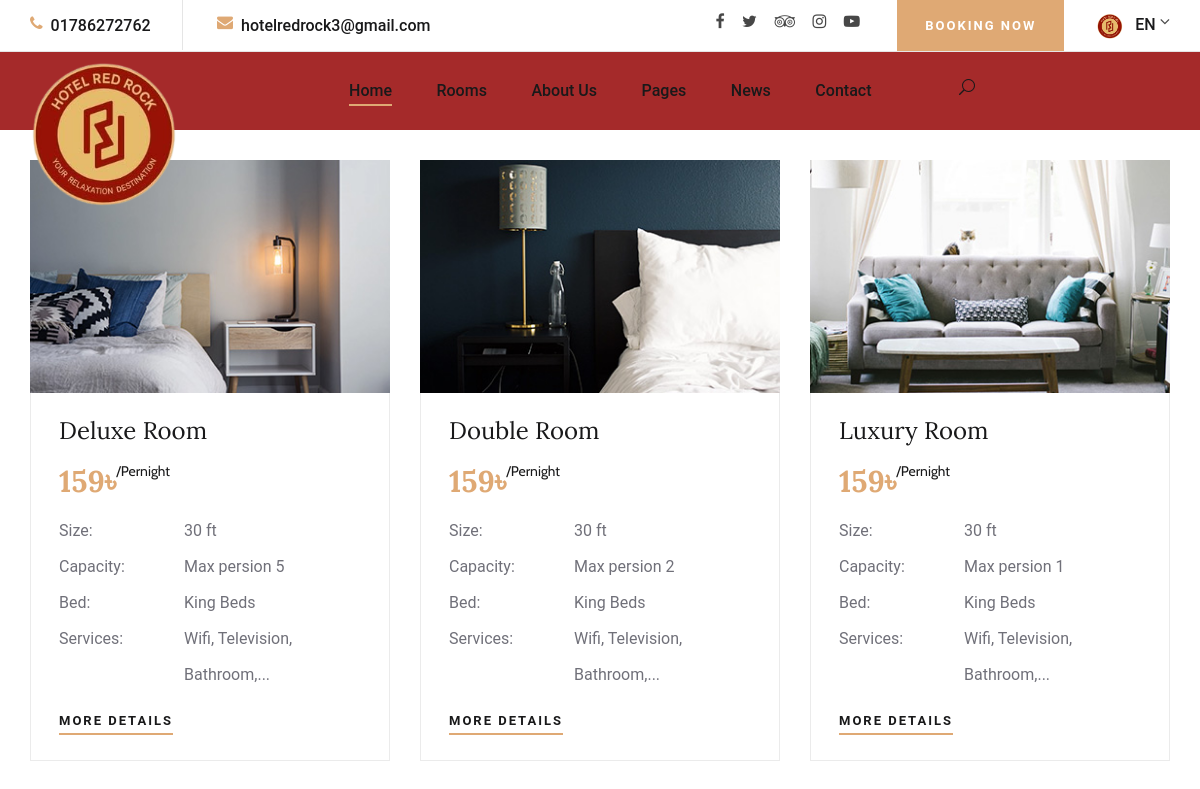
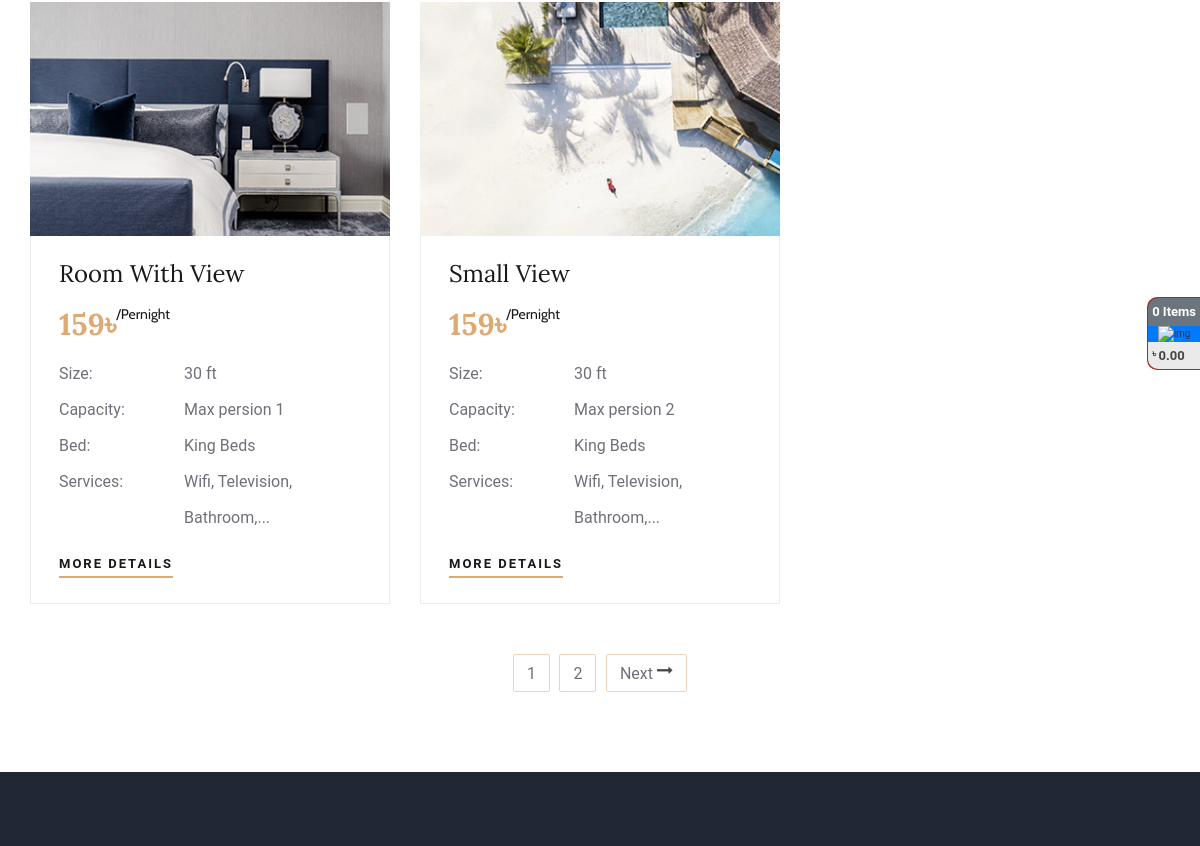
Page /rooms/ (upper part) on the earlier database version (2 pictures, top to bottom).
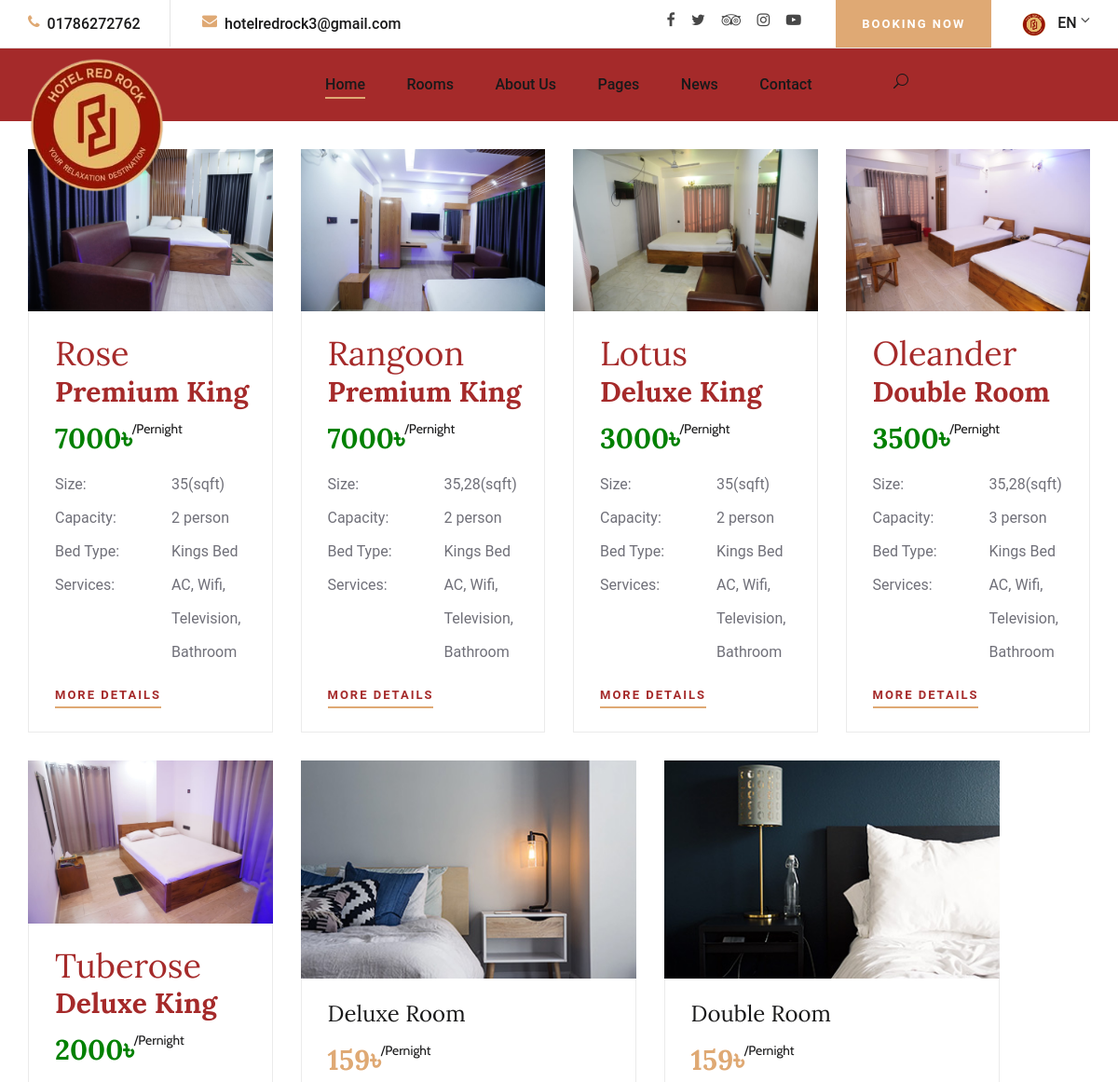
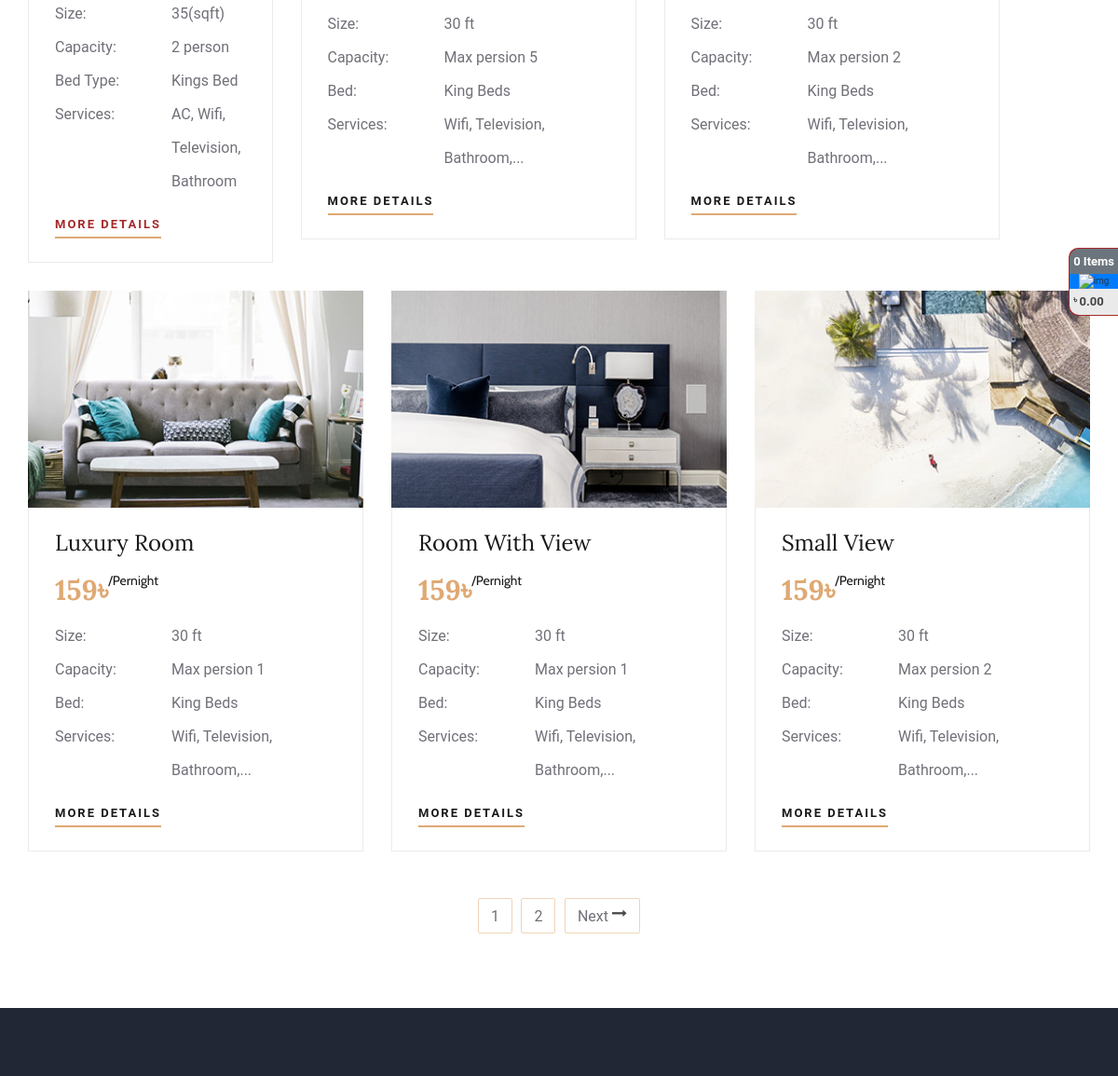
Same page on the later database version (2 pictures, top to bottom).
### rooms/models.py (models this page shows, shortened)
class Room(models.Model):
    serial=models.IntegerField(default=0)
    name=models.CharField(max_length=100,unique=True)
    name_eng=models.CharField(max_length=100,unique=True)
    room_no=models.CharField(max_length=100,unique=True)
    room_type=models.ForeignKey(RoomType,blank=True,null=True,on_delete=models.SET_NULL)
    bed_type=models.ForeignKey(BedType,blank=True,null=True,on_delete=models.SET_NULL)
    status=models.CharField(max_length=100,blank=True,null=True)
    price=models.CharField(max_length=10,blank=True,null=True)
    person_occupancy=models.CharField(max_length=10,blank=True,null=True)
    number_of_beds=models.CharField(max_length=10,blank=True,null=True)
    size=models.CharField(max_length=10,blank=True,null=True)
    services=models.CharField(max_length=500,blank=True,null=True)
    description=RichTextField(blank=True,null=True)
    comment=models.ManyToManyField(Comment,blank=True,null=True)
    main_image=models.FileField(upload_to='media/room_images',blank=True,null=True,)
    second_image=models.FileField(upload_to='media/room_images',blank=True,null=True,)
    is_available=models.BooleanField(default=False)
    class Meta:
        ordering = ['serial']

class RoomType(models.Model):
    serial=models.IntegerField(default=0)
    name=models.CharField(max_length=100,unique=True)
    name_eng=models.CharField(max_length=100,unique=True)
    description=RichTextField(blank=True,null=True)
    occupancy=models.CharField(max_length=100,blank=True,null=True)

class BedType(models.Model):
    serial=models.IntegerField(default=0)
    name=models.CharField(max_length=100,unique=True)
    name_eng=models.CharField(max_length=100,unique=True)
    description=models.CharField(max_length=500,blank=True,null=True)
    occupancy=models.CharField(max_length=100,blank=True,null=True)

### rooms/views.py (the view, shortened to what this page needs)
# urls.py: path('', views.Rooms.as_view(),name='rooms_view'),
class Rooms(View):
    template_name = 'rooms/rooms.html'
    def get(self, request, *args, **kwargs):
        rooms=Room.objects.all().order_by("serial")
        staffs=Staff.objects.all().order_by("serial")
        guests=Guest.objects.all().order_by("-id")
        context={}
        context['rooms']=rooms
        context['staffs']=staffs
        context['guests']=guests
        return render(request, self.template_name,context)

### templates/rooms/rooms.html
{% extends 'basepage/basepage.html' %}
{% load static  %}
    {% block content %}
        <br><br>
         <section class="rooms-section spad">
        <div class="container">
            <div class="row">
                {% for room in rooms %}
                <div class="col-lg-3 col-md-6">
                        <div class="room-item" >
                           <img src="{% if room.main_image %}{{ room.main_image.url}} {% endif %}" alt="">
                            <div class="ri-text">
                                <h2 style="color:brown">{{ room.name_eng }}</h2>
                                <h3 style="color:brown">{{ room.room_type.name_eng }}</h3>
                                <h3 style="color:green">{{ room.price }}&#x09F3;<span>/Pernight</span></h3>
                                <table >
                                    <tbody>
                                        <tr>
                                            <td class="r-o">Size:</td>
                                            <td>{{room.size}}(sqft)</td>
                                        </tr>
                                        <tr>
                                            <td class="r-o">Capacity:</td>
                                            <td> {{ room.person_occupancy }} person</td>
                                        </tr>
                                        <tr>
                                            <td class="r-o">Bed Type:</td>
                                            <td>{{ room.bed_type.name_eng }}</td>
                                        </tr>
                                        <tr>
                                            <td class="r-o">Services:</td>
                                            <td>{{ room.services }}</td>
                                        </tr>
                                    </tbody>
                                </table>
                                <a href="{% url 'room_details' room.id %}" class="primary-btn" style="color:brown">More Details</a>
                            </div>
                        </div>
                    </div>
                {% endfor %}
                <div class="col-lg-4 col-md-6">
                    <div class="room-item">
                        <img src="{% static 'img/room/room-2.jpg' %}" alt="">
                        <div class="ri-text">
                            <h4>Deluxe Room</h4>
                            <h3>159&#x09F3;<span>/Pernight</span></h3>
                            <table>
                                <tbody>
                                    <tr>
                                        <td class="r-o">Size:</td>
                                        <td>30 ft</td>
                                    </tr>
                                    <tr>
                                        <td class="r-o">Capacity:</td>
                                        <td>Max persion 5</td>
                                    </tr>
                                    <tr>
                                        <td class="r-o">Bed:</td>
                                        <td>King Beds</td>
                                    </tr>
                                    <tr>
                                        <td class="r-o">Services:</td>
                                        <td>Wifi, Television, Bathroom,...</td>
                                    </tr>
                                </tbody>
                            </table>
                            <a href="#" class="primary-btn">More Details</a>
                        </div>
                    </div>
                </div>
                <div class="col-lg-4 col-md-6">
                    <div class="room-item">
                        <img src="{% static 'img/room/room-3.jpg' %}" alt="">
                        <div class="ri-text">
                            <h4>Double Room</h4>
                            <h3>159&#x09F3;<span>/Pernight</span></h3>
                            <table>
                                <tbody>
                                    <tr>
                                        <td class="r-o">Size:</td>
                                        <td>30 ft</td>
                                    </tr>
                                    <tr>
                                        <td class="r-o">Capacity:</td>
                                        <td>Max persion 2</td>
                                    </tr>
                                    <tr>
                                        <td class="r-o">Bed:</td>
                                        <td>King Beds</td>
                                    </tr>
                                    <tr>
                                        <td class="r-o">Services:</td>
                                        <td>Wifi, Television, Bathroom,...</td>
                                    </tr>
                                </tbody>
                            </table>
                            <a href="#" class="primary-btn">More Details</a>
                        </div>
                    </div>
                </div>
                <div class="col-lg-4 col-md-6">
                    <div class="room-item">
                        <img src="{% static 'img/room/room-4.jpg' %}" alt="">
                        <div class="ri-text">
                            <h4>Luxury Room</h4>
                            <h3>159&#x09F3;<span>/Pernight</span></h3>
                            <table>
                                <tbody>
                                    <tr>
                                        <td class="r-o">Size:</td>
                                        <td>30 ft</td>
                                    </tr>
                                    <tr>
                                        <td class="r-o">Capacity:</td>
                                        <td>Max persion 1</td>
                                    </tr>
                                    <tr>
                                        <td class="r-o">Bed:</td>
                                        <td>King Beds</td>
                                    </tr>
                                    <tr>
                                        <td class="r-o">Services:</td>
                                        <td>Wifi, Television, Bathroom,...</td>
                                    </tr>
                                </tbody>
                            </table>
                            <a href="#" class="primary-btn">More Details</a>
                        </div>
                    </div>
                </div>
                <div class="col-lg-4 col-md-6">
                    <div class="room-item">
                        <img src="{% static 'img/room/room-5.jpg' %}" alt="">
                        <div class="ri-text">
                            <h4>Room With View</h4>
                            <h3>159&#x09F3;<span>/Pernight</span></h3>
                            <table>
                                <tbody>
                                    <tr>
                                        <td class="r-o">Size:</td>
                                        <td>30 ft</td>
                                    </tr>
                                    <tr>
                                        <td class="r-o">Capacity:</td>
                                        <td>Max persion 1</td>
                                    </tr>
                                    <tr>
                                        <td class="r-o">Bed:</td>
                                        <td>King Beds</td>
                                    </tr>
                                    <tr>
                                        <td class="r-o">Services:</td>
                                        <td>Wifi, Television, Bathroom,...</td>
                                    </tr>
                                </tbody>
                            </table>
                            <a href="#" class="primary-btn">More Details</a>
                        </div>
                    </div>
                </div>
                <div class="col-lg-4 col-md-6">
                    <div class="room-item">
                        <img src="{% static 'img/room/room-6.jpg' %}" alt="">
                        <div class="ri-text">
                            <h4>Small View</h4>
                            <h3>159&#x09F3;<span>/Pernight</span></h3>
                            <table>
                                <tbody>
                                    <tr>
                                        <td class="r-o">Size:</td>
                                        <td>30 ft</td>
                                    </tr>
                                    <tr>
                                        <td class="r-o">Capacity:</td>
                                        <td>Max persion 2</td>
                                    </tr>
                                    <tr>
                                        <td class="r-o">Bed:</td>
                                        <td>King Beds</td>
                                    </tr>
                                    <tr>
                                        <td class="r-o">Services:</td>
                                        <td>Wifi, Television, Bathroom,...</td>
                                    </tr>
                                </tbody>
                            </table>
                            <a href="#" class="primary-btn">More Details</a>
                        </div>
                    </div>
                </div>
                <div class="col-lg-12">
                    <div class="room-pagination">
                        <a href="#">1</a>
                        <a href="#">2</a>
                        <a href="#">Next <i class="fa fa-long-arrow-right"></i></a>
                    </div>
                </div>
            </div>
        </div>
    </section>
    {% endblock content %}

Differences in the rows shown:
added Room: main_image (picture), name_eng "Rose", room_type.name_eng "Premium King", price "7000", size "35", person_occupancy "2", bed_type.name_eng "Kings Bed", services "AC, Wifi, Television, Bathroom"
added Room: main_image (picture), name_eng "Rangoon", room_type.name_eng "Premium King", price "7000", size "35,28", person_occupancy "2", bed_type.name_eng "Kings Bed", services "AC, Wifi, Television, Bathroom"
added Room: main_image (picture), name_eng "Lotus", room_type.name_eng "Deluxe King", price "3000", size "35", person_occupancy "2", bed_type.name_eng "Kings Bed", services "AC, Wifi, Television, Bathroom"
added Room: main_image (picture), name_eng "Oleander", room_type.name_eng "Double Room", price "3500", size "35,28", person_occupancy "3", bed_type.name_eng "Kings Bed", services "AC, Wifi, Television, Bathroom"
added Room: main_image (picture), name_eng "Tuberose", room_type.name_eng "Deluxe King", price "2000", size "35", person_occupancy "2", bed_type.name_eng "Kings Bed", services "AC, Wifi, Television, Bathroom"
